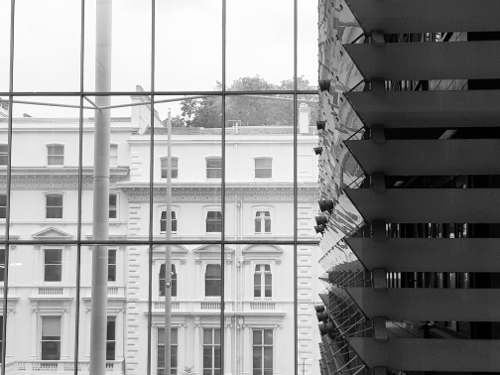
#> input picture Tutorials/tutorial_8/window.png, 500 x 375 px
$ python tut8_q3.py
#> lines starting #> are read from the running program, lines starting #| are printed output that depends on the picture
#> further down, img is the input picture: shape (375, 500, 3) float32; min 0, max 1, mean 0.579
# -*- coding: utf-8 -*-
# @File    : tut8_q3.py
# @Time    : 01/12/2022
# @Author  : Fanyi Sun
# @Github  : https://github.com/sunfanyi
# @Software: PyCharm

# Question 3: Data Processing (Image)

import numpy as np
import matplotlib.pyplot as plt
import matplotlib.image as mpimg


def show_image_greyscale(img):
    plt.figure()
    plt.imshow(img, cmap=plt.cm.gray)
    plt.colorbar()
    plt.axis('off')
    # plt.show()


def fourier_processing(imgBw):
    npy, npx = imgBw.shape
#> npy = 375; npx = 500
    fim = np.fft.fft2(imgBw)

    img = np.fft.fftshift(np.abs(fim))
#> img: shape (375, 500) float64
    plt.figure()
    plt.imshow(img)
    # show the colour scale:
    plt.colorbar()
    # set the colour limits to something so we can see the image better
    plt.clim(0, 1e3)
    # plt.show()

    # make a separate copy of the image to work on:
    fim2 = fim.copy()
    # set everything in all except the first row to zero
    fim2[1:npy, :] = 0
    # set everything in the first row to zero except the first 61 points and the
    # last 60
    fim2[0, 61:npx - 60] = 0

    # inverse fourier transform after processing
    img2 = np.real(np.fft.ifft2(fim2))
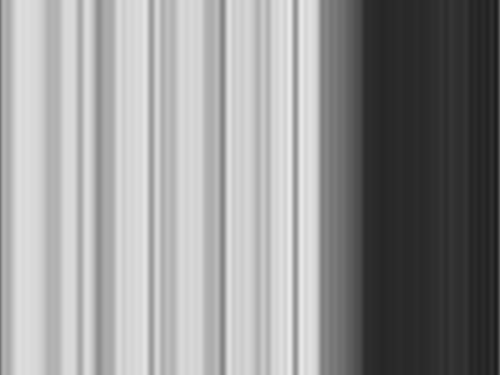
#> img2: shape (375, 500) float64; min 0.117, max 0.916, mean 0.579
    show_image_greyscale(img2)


def edge_detection(imgBw):
    diffx = np.diff(imgBw, axis=1)
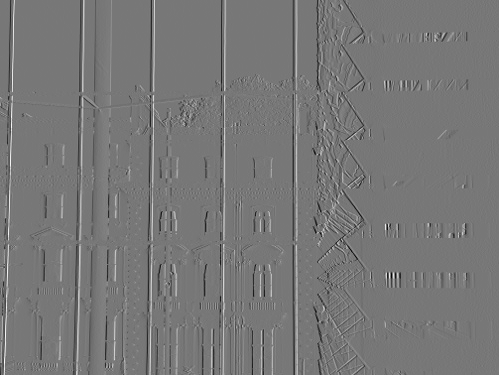
#> diffx: shape (375, 499) float32; min -0.616, max 0.694, mean -0.000994; drawn with min black and max white
    diffy = np.diff(imgBw, axis=0)
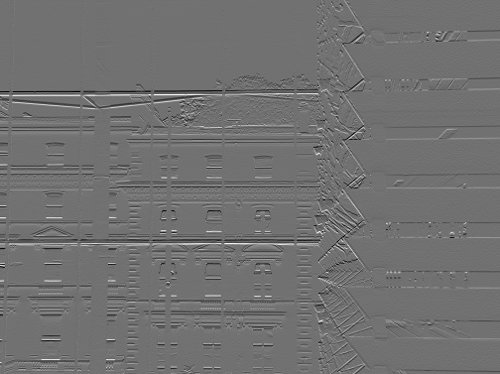
#> diffy: shape (374, 500) float32; min -0.537, max 0.671, mean -0.000526; drawn with min black and max white

    # to make their dimensions equal
    npy, npx = imgBw.shape
#> npy = 375; npx = 500
    diffx = diffx[0:npy - 1, :]
#> diffx: shape (374, 499) float32
    diffy = diffy[:, 0:npx - 1]
#> diffy: shape (374, 499) float32

    edgeIm = np.sqrt(np.square(diffx) + np.square(diffy))
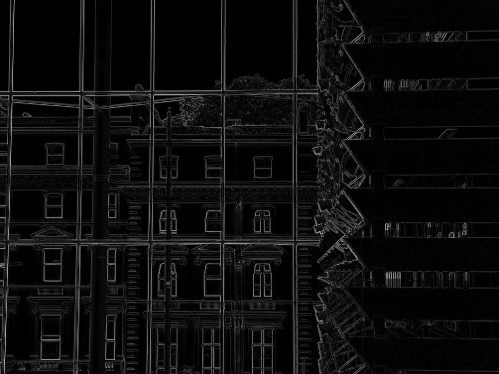
#> edgeIm: shape (374, 499) float32; min 0, max 0.695, mean 0.0534

    return edgeIm


def thresholding(t, img):
#> called with t = 0.35
    edgeThresh = (img > t).astype('int')
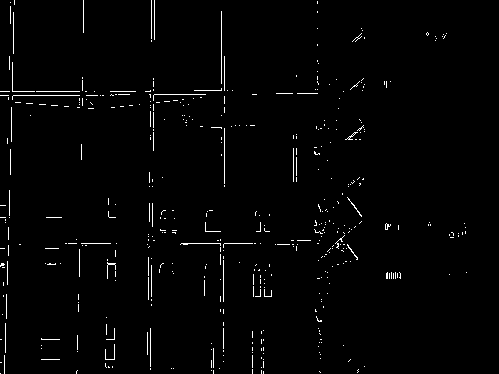
#> edgeThresh: shape (374, 499) int64; values 0 (black) and 1 (white), 1.6% white in thin lines or dots

    return edgeThresh


if __name__ == '__main__':
    img = mpimg.imread('window.png')

    # just extract one channel - technically this is red, but
    # it doesn't matter since they are all equal (raw image is in greyscale)
    imgBw = np.squeeze(img[:, :, 0])

    show_image_greyscale(imgBw)

    fourier_processing(imgBw)

    edgeIm = edge_detection(imgBw)
    show_image_greyscale(edgeIm)

    t = 0.35
    edgeThresh = thresholding(t, edgeIm)
    show_image_greyscale(edgeThresh)
    plt.show()
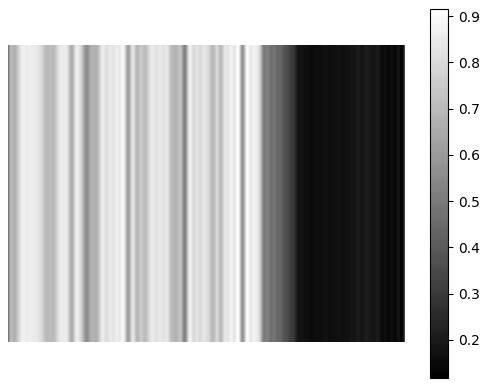
#> figure drawn by matplotlib, 2 panels
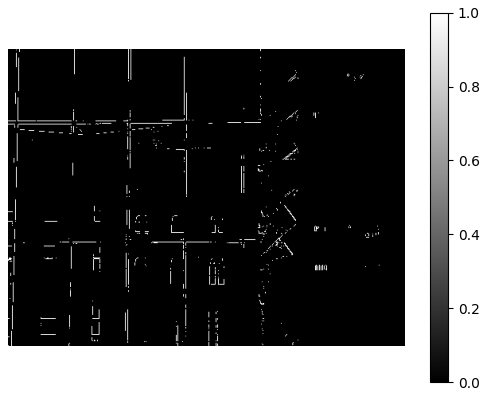
#> figure drawn by matplotlib, 2 panels
